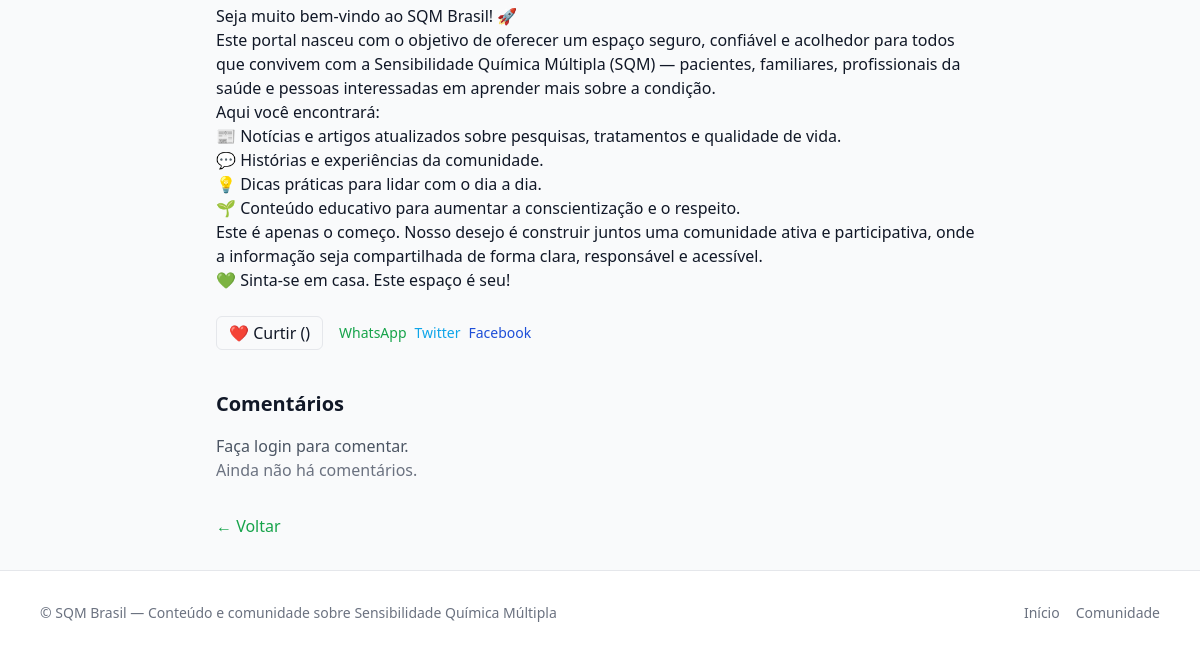
/post/bem-vindo-ao-sqm-brasil/ (lower part), run on an earlier commit of the app's database.
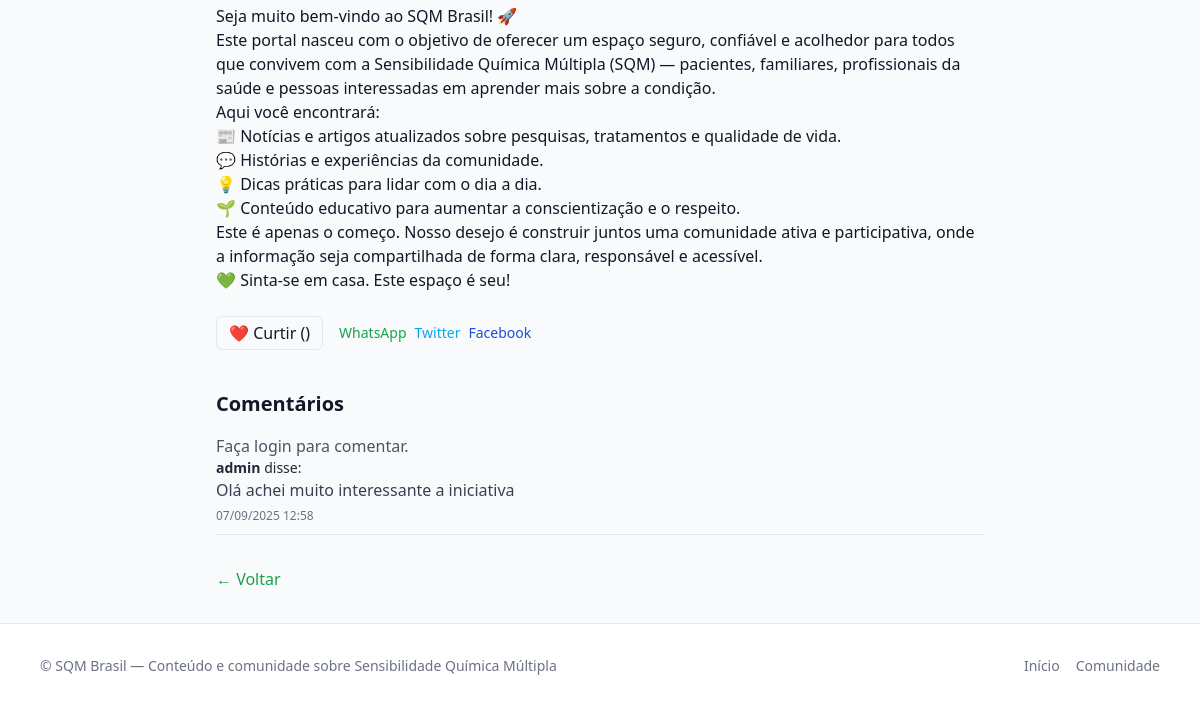
And on a later commit of the database.
### core/models.py (models this page shows, shortened)
class Comment(models.Model):
    post = models.ForeignKey(Post, on_delete=models.CASCADE, related_name="comments")
    user = models.ForeignKey(User, on_delete=models.CASCADE)
    content = models.TextField()
    created_at = models.DateTimeField(auto_now_add=True)

### core/views.py (the view)
# urls.py: path("post/<slug:slug>/", views.post_detail, name="post_detail"),
def post_detail(request, slug):
    post = get_object_or_404(Post, slug=slug, published=True)
    comments = Comment.objects.filter(post=post).order_by("-created_at")
    return render(request, "core/post_detail.html", {"post": post, "comments": comments})

### core/templates/core/post_detail.html (shortened to what this page needs)
{% extends "base.html" %}
{% load tz %}
{% block content %}
  <article class="max-w-3xl mx-auto">
    <div class="prose max-w-none">
      {{ post.content|linebreaks }}
    </div>
    <div class="mt-6 flex items-center gap-4">
      <form method="post" action="{% url 'like_post' post.id %}">
        <button type="submit" class="px-3 py-1 rounded-md border {% if user_liked %}bg-red-500 text-white{% else %}hover:bg-gray-100{% endif %}">
          ❤️ Curtir ({{ post.likes_count }})
        </button>
      </form>
      <div class="flex gap-2 text-sm">
        <a href="https://wa.me/?text={{ request.build_absolute_uri }}" target="_blank" class="text-green-600">WhatsApp</a>
        <a href="https://twitter.com/intent/tweet?url={{ request.build_absolute_uri }}" target="_blank" class="text-sky-500">Twitter</a>
        <a href="https://www.facebook.com/sharer/sharer.php?u={{ request.build_absolute_uri }}" target="_blank" class="text-blue-700">Facebook</a>
      </div>
    </div>
    <section class="mt-10">
      <h2 class="text-xl font-semibold mb-4">Comentários</h2>
      {% if user.is_authenticated %}
        <form method="post" class="mb-6">
          {% csrf_token %}
          <textarea name="comment" rows="3" class="w-full border rounded-md p-2" placeholder="Escreva um comentário..."></textarea>
          <button type="submit" class="mt-2 px-4 py-2 bg-brand text-white rounded-md">Publicar</button>
        </form>
      {% else %}
        <p class="text-gray-600">Faça login para comentar.</p>
      {% endif %}
      {% for c in comments %}
        <div class="mb-4 border-b pb-2">
          <p class="text-sm text-gray-800"><strong>{{ c.user.username }}</strong> disse:</p>
          <p class="text-gray-700">{{ c.content }}</p>
          <span class="text-xs text-gray-500">{{ c.created_at|localtime|date:"d/m/Y H:i" }}</span>
        </div>
      {% empty %}
        <p class="text-gray-500">Ainda não há comentários.</p>
      {% endfor %}
    </section>
    <div class="mt-8">
      <a href="/" class="inline-flex items-center text-green-600 hover:underline">&larr; Voltar</a>
    </div>
  </article>
{% endblock %}

What changed in the data, as far as the page shows it:
added Comment: user.username "admin", content "Olá achei muito interessante a iniciativa", created_at "07/09/2025 12:58"
Also different on the page:
text no longer shown: "Ainda não há comentários."
